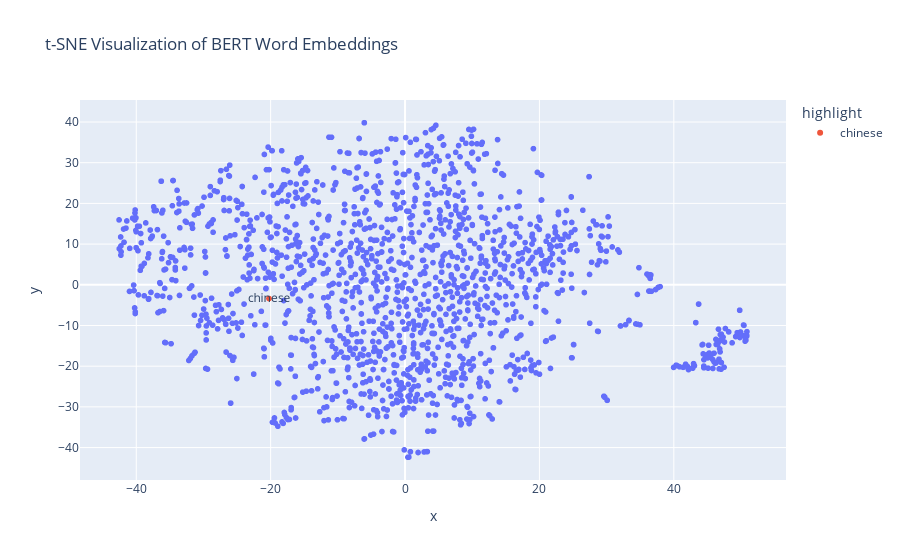

Write notebook code for a chart like this one.
### Code cell
import plotly.express as px
# Create a DataFrame for visualization
df_tsne = pandas.DataFrame(tsne_results, columns=['x', 'y'])
df_tsne['word'] = list(bert_word_embeddings.keys())
# Highlight the word 'chinese' in the plot
df_tsne['highlight'] = df_tsne['word'].apply(lambda x: 'chinese' if x == 'chinese' else '')

fig = px.scatter(
    df_tsne,
    x='x',
    y='y',
    title='t-SNE Visualization of BERT Word Embeddings',
    color='highlight',                        
    hover_data=['word'], 
    text= 'highlight'
)

fig.show()

### Figure 1 — Plotly figure (JSON) as saved in the notebook; plotly's stock layout.template omitted (floating-point values rounded to 4 significant figures; data arrays with more than 128 entries replaced by an {"elided": "..."} marker saying what was removed)
{"data": [{"customdata": {"elided": "1578x1 str values"}, "hovertemplate": "highlight=%{text}<br>x=%{x}<br>y=%{y}<br>word=%{customdata[0]}<extra></extra>", "legendgroup": "", "marker": {"color": "#636efa", "symbol": "circle"}, "mode": "markers+text", "name": "", "showlegend": false, "text": {"elided": "1578 str values"}, "type": "scattergl", "x": {"elided": "1578 float values"}, "xaxis": "x", "y": {"elided": "1578 float values"}, "yaxis": "y"}, {"customdata": [["chinese"]], "hovertemplate": "highlight=%{text}<br>x=%{x}<br>y=%{y}<br>word=%{customdata[0]}<extra></extra>", "legendgroup": "chinese", "marker": {"color": "#EF553B", "symbol": "circle"}, "mode": "markers+text", "name": "chinese", "showlegend": true, "text": ["chinese"], "type": "scattergl", "x": [-20.25], "xaxis": "x", "y": [-3.374], "yaxis": "y"}], "layout": {"legend": {"title": {"text": "highlight"}, "tracegroupgap": 0}, "title": {"text": "t-SNE Visualization of BERT Word Embeddings"}, "xaxis": {"anchor": "y", "domain": [0, 1], "title": {"text": "x"}}, "yaxis": {"anchor": "x", "domain": [0, 1], "title": {"text": "y"}}}}
